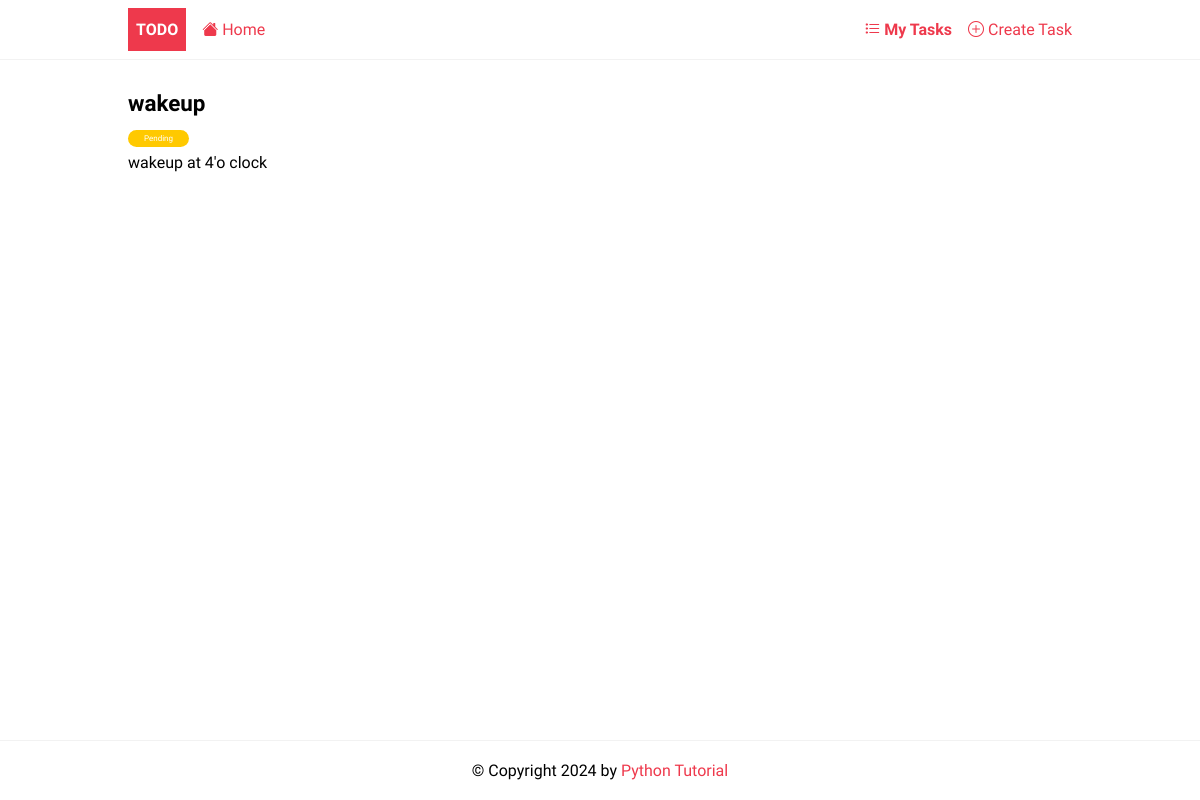
The page /task/4/ on the database as committed earlier.
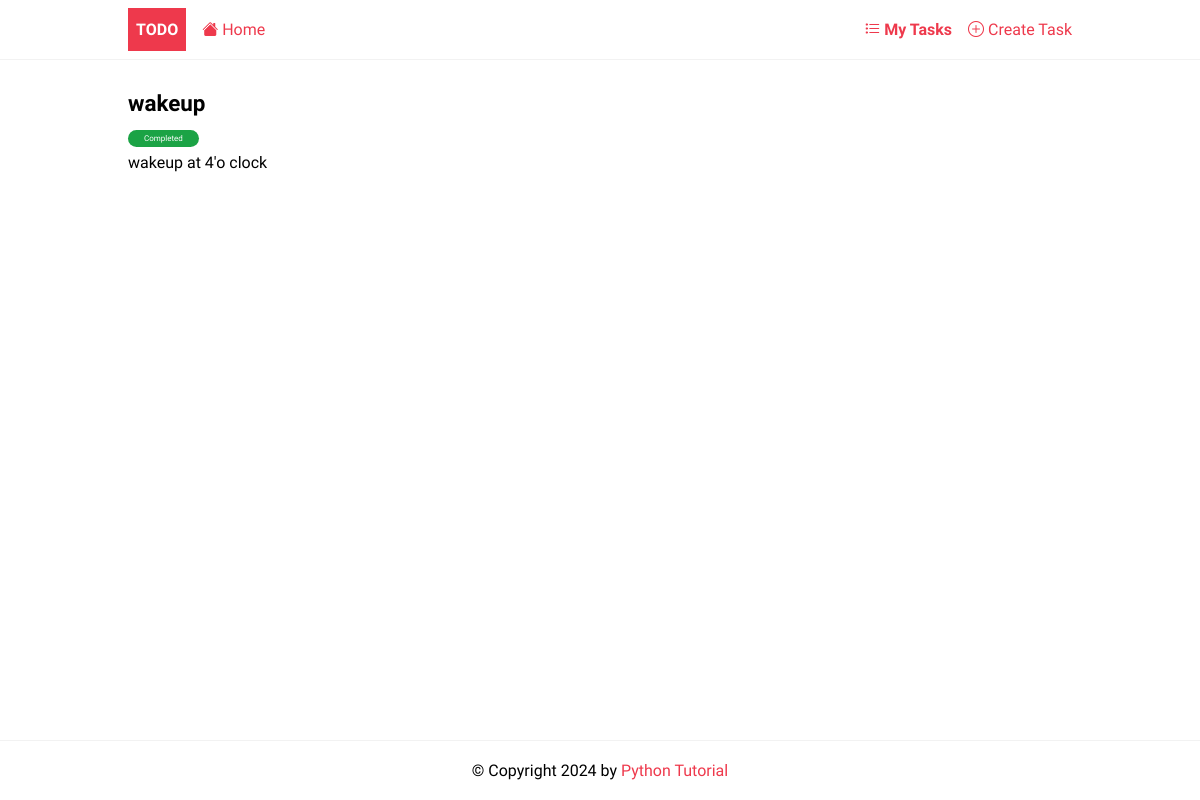
The same page on the database as committed later.
### todo/views.py (the view)
# urls.py: path('task/<int:pk>/', TaskDetail.as_view(), name='task'),
class TaskDetail(DetailView):
    model = Task
    context_object_name = 'task'

### todo/templates/todo/task_detail.html
{%extends 'base.html'%}
{%block content%}
 <article class="task">
	<header>
		<h2>{{ task.title }}</h2>
		<span class="badge {% if task.completed %}badge-completed{% else %}badge-pending{%endif%}">
			{% if task.completed %} Completed {%else%} Pending {%endif%}
		</span>
	</header>
	<p>{{task.description}}</p>
</article>
{%endblock content%}

Rows that differ between the two databases and show on the page:
changed Task "wakeup": completed False → True (drawn)
Other text that changed with them:
text no longer shown: "Pending"
text now shown: "Completed"
